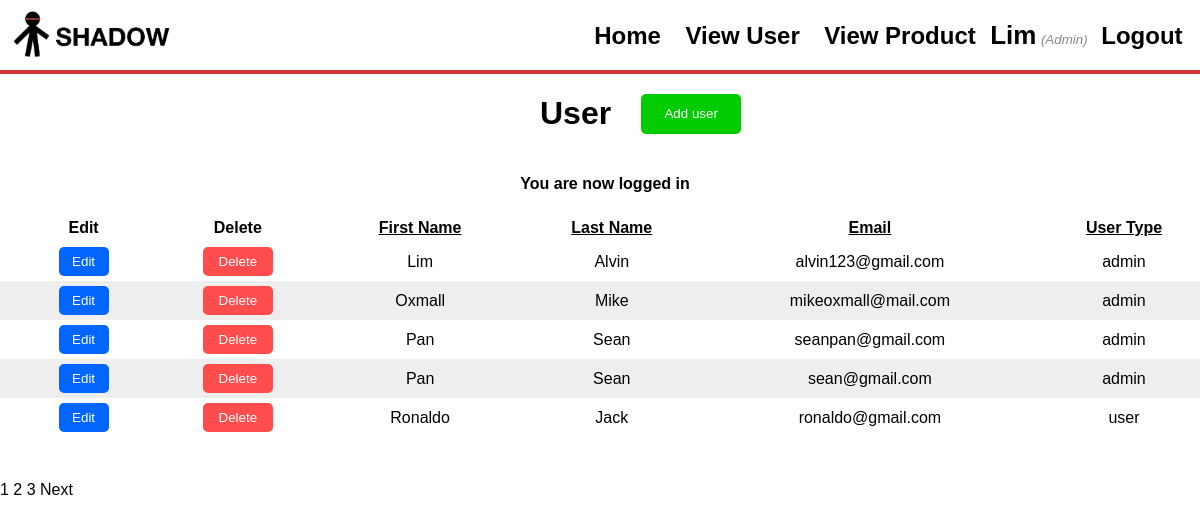
The page /admin/viewUser.php (signed in) on the database its author committed.
### tables this page shows
CREATE TABLE `users` (
  `id` int(10) NOT NULL,
  `email` varchar(100) NOT NULL,
  `firstname` varchar(50) NOT NULL,
  `lastname` varchar(50) NOT NULL,
  `user_type` varchar(100) DEFAULT NULL,
  `password` varchar(100) NOT NULL
);

### admin/viewUser.php (the view, shortened to what this page needs)
<?php
require('../functions.php');
?>
<!DOCTYPE html>
<html>
<head>
    <link rel="stylesheet" type="text/css" href="../style.css">
</head>
<body>
<header>
<a href="#"><img src="../image/logo2.png" alt="logo" class="logo"></a>
        <nav>
           <a href="home.php">Home</a>
           <a href="viewUser.php">View User</a>
           <a href="viewProduct.php">View Product</a>
          <?php  if (isset($_SESSION['user'])):  ?>
                <strong style="font-family:'Lucida Sans Unicode', 'Lucida Grande', sans-serif; font-size:26px"><?php echo $_SESSION['user']['lastname']; ?></strong>
                <small>
						<i  style="color: #888;">(<?php echo ucfirst($_SESSION['user']['user_type']); ?>)</i>
						<a href="home.php?logout='1'" >Logout</a>
					</small>
        </nav>
        <?php endif ?>
    </header>
<div class="userTitle">
<h1>User</h1>
<a href="addUser.php"><button>Add user</button></a>
</div>
           <?php if (isset($_SESSION['success'])) : ?>
		<h4>
			<?php
				echo $_SESSION['success'];
			?>
		</h4>
<?php endif ?>
<?php
$display = 5;
if (isset($_GET['p']) && is_numeric($_GET['p'])) {
    $pages = $_GET['p'];
} else {
    $q = "SELECT COUNT(id) FROM users";
    $r = @mysqli_query ($db, $q);
    $row = @mysqli_fetch_array ($r, MYSQLI_NUM);
    $records = $row[0];
    if ($records > $display) {
        $pages = ceil ($records/$display);
    } else {
        $pages = 1;
    }
}
if (isset($_GET['s']) && is_numeric($_GET['s'])) {
    $start = $_GET['s'];
} else {
    $start = 0;
}
$sort = (isset($_GET['sort'])) ? $_GET['sort'] : 'ut';
switch($sort){
    case 'ut':
        $order_by='user_type ASC';
        break;
}
$q = "SELECT lastname, firstname, id, user_type, email FROM users ORDER BY $order_by LIMIT $start, $display";
$r = @mysqli_query ($db, $q) or die (mysqli_error($db));
echo '<table align="center" cellspacing="5" cellpadding="5" width="100%" >
<tr>
	<td align="center"><b>Edit</b></td>
	<td align="center"><b>Delete</b></td>
	<td align="center"><b><a href="viewUser.php?sort=fn">First Name</a></b></td>
	<td align="center"><b><a href="viewUser.php?sort=ln">Last Name</a></b></td>
	<td align="center"><b><a href="viewUser.php?sort=em">Email</a></b></td>
    <td align="center"><b><a href="viewUser.php?sort=ut">User Type</a></b></td>
</tr>'
;
$bg = '#eeeeee';
while ($row = mysqli_fetch_array($r, MYSQLI_ASSOC)) {
    $bg = ($bg=='#eeeeee' ? '#ffffff' : '#eeeeee');
    echo '<tr bgcolor="' . $bg . '">
		<td align="center"><a href="editUser.php?id=' . $row['id'] .'"><button>Edit</button></a></td>
		<td align="center"><a href="deleteUser.php?id=' . $row['id'] .'"><button class="delete">Delete</button></a></td>
		<td align="center">' . $row['lastname'] .'</td>
		<td align="center">' . $row['firstname'] .'</td>
		<td align="center">' . $row['email'] .'</td>
		<td align="center">' . $row['user_type'] .'</td>
	</tr>
	';
}
echo '</table>';
if ($pages > 1) {
    echo '<br /><p>';
    $current_page = ($start/$display) + 1;
    for ($i = 1; $i <= $pages; $i++) {
        if ($i != $current_page) {
            echo '<a href="viewUser.php?s=' . (($display * ($i - 1))) . '&p=' . $pages . '&sort=' . $sort . '">' . $i . '</a> ';
        } else {
            echo $i . ' ';
        }
    }
    if ($current_page != $pages) {
        echo '<a href="viewUser.php?s=' . ($start + $display) . '&p=' . $pages . '&sort=' . $sort . '">Next</a>';
    }
    echo '</p>';
}
?>
</body>
</html>

### style.css (style rules this page uses)
html,body { margin: 0; padding: 0; height: 100%; width : 100%; background:white; }
header { background-color: #FFFFFF; display: flex; align-items: center; justify-content: space-between; border-bottom: 4px solid #d33737; }
header a { color: #000000; margin-left: 10px; background-color: #FFFFFF; overflow: hidden; align-items: center; justify-content: center; padding: 10px 10px 10px 0; }
nav a { color: #000000; font-family:'Lucida Sans Unicode', 'Lucida Grande', sans-serif; font-style: 'Open Sans'; font-size: 24px; font-weight: bold; text-transform: capitalize; text-decoration: none; }
.logo { height: 50px; display: block; }
a { text-decoration: none; color: #ffffff; }
h4 { margin-left: 10px; }
h2, p { font-family:'Lucida Sans Unicode', 'Lucida Grande', sans-serif; }
table { border-spacing: 0px; margin-bottom:10px; }
th,td { padding:5px 0px 5px 30px; font-family:'Lucida Sans Unicode', 'Lucida Grande', sans-serif; }

### admin/viewUser.php (style rules this page uses)
body { font-family: "Lucida Sans Unicode", "Lucida Grande", sans-serif; }
a { color: black; }
td a { color:#000; text-decoration: underline; }
button { background-color:#0066ff; color: #fff; width:50px; padding: 5px; border-radius: 5px; border: solid 2px #0066ff; }
.delete { background-color:#ff4d4d; padding: 5px; color: #fff; width:70px; border-radius: 5px; border: solid 2px #ff4d4d; }
h4 { text-align: center; }
.userTitle { display: flex; align-items: center; margin: auto; }
.userTitle h1 { margin-left: 45%; }
.userTitle button { width: 100px; height: 40px; margin-left:30px; background-color:#00cc00; border: solid 2px #00cc00; }

### rows shown on the page
users: lastname "Lim", firstname "Alvin", email "alvin123@gmail.com", user_type "admin"
users: lastname "Oxmall", firstname "Mike", email "mikeoxmall@mail.com", user_type "admin"
users: lastname "Pan", firstname "Sean", email "seanpan@gmail.com", user_type "admin"
users: lastname "Pan", firstname "Sean", email "sean@gmail.com", user_type "admin"
users: lastname "Ronaldo", firstname "Jack", email "ronaldo@gmail.com", user_type "user"

### other values the page prints
$_SESSION['user']['lastname'] "Lim"
$_SESSION['user']['user_type'] "Admin"
$_SESSION['success'] "You are now logged in"
